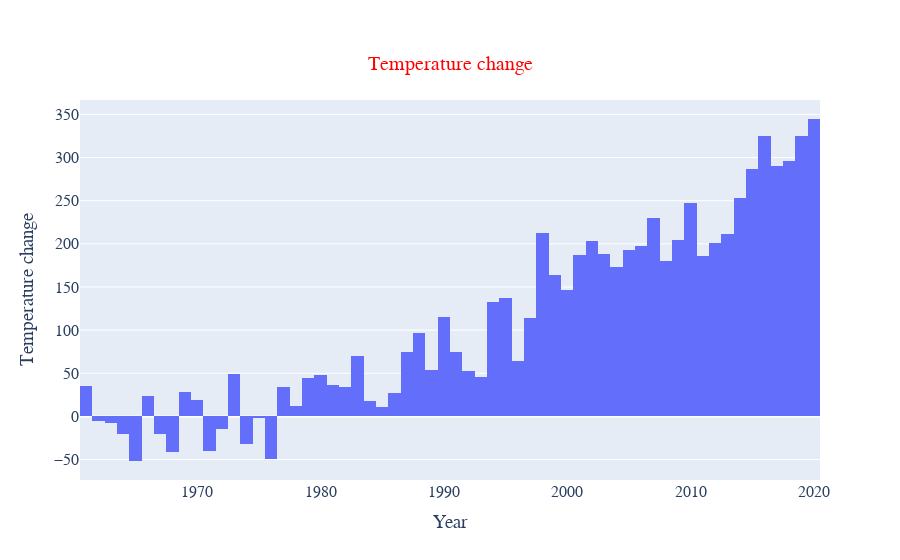

Write notebook code for a chart like this one.
### Code cell
fig = px.histogram(MeanData, x="Year", y="Value", nbins = 60,
                  title="Temperature change")

fig.update_layout(
    # Set the global font
    font = {
        "family":"Times new Roman",
        "size":16
    },
    # Update title font
    title = {
        "text": "Temperature change",
        "y": 0.9, # Sets the y position with respect to `yref`
        "x": 0.5, # Sets the x position of title with respect to `xref`
        "xanchor":"center", # Sets the title's horizontal alignment with respect to its x position
        "yanchor": "top", # Sets the title's vertical alignment with respect to its y position. "      
        "font": { # Only configures font for title
            "family":"Arial",
            "size":20,
            "color": "red"
        }
    }
)

# Add X and Y labels
fig.update_xaxes(title_text="Year")
fig.update_yaxes(title_text="Temperature change")
fig.show()

### Figure 1 — Plotly figure (JSON) as saved in the notebook; plotly's stock layout.template omitted (floating-point values rounded to 4 significant figures; data arrays with more than 128 entries replaced by an {"elided": "..."} marker saying what was removed)
{"data": [{"alignmentgroup": "True", "bingroup": "x", "histfunc": "sum", "hovertemplate": "Year=%{x}<br>sum of Value=%{y}<extra></extra>", "legendgroup": "", "marker": {"color": "#636efa", "pattern": {"shape": ""}}, "name": "", "nbinsx": 60, "offsetgroup": "", "orientation": "v", "showlegend": false, "type": "histogram", "x": {"elided": "13044 int values"}, "xaxis": "x", "y": {"elided": "13044 float values"}, "yaxis": "y"}], "layout": {"autosize": true, "barmode": "relative", "font": {"family": "Times new Roman", "size": 16}, "legend": {"tracegroupgap": 0}, "title": {"font": {"color": "red", "family": "Arial", "size": 20}, "text": "Temperature change", "x": 0.5, "xanchor": "center", "y": 0.9, "yanchor": "top"}, "xaxis": {"anchor": "y", "autorange": true, "domain": [0, 1], "range": [1960.0, 2020.0], "title": {"text": "Year"}, "type": "linear"}, "yaxis": {"anchor": "x", "autorange": true, "domain": [0, 1], "range": [-73.69, 366.7], "title": {"text": "Temperature change"}, "type": "linear"}}}
